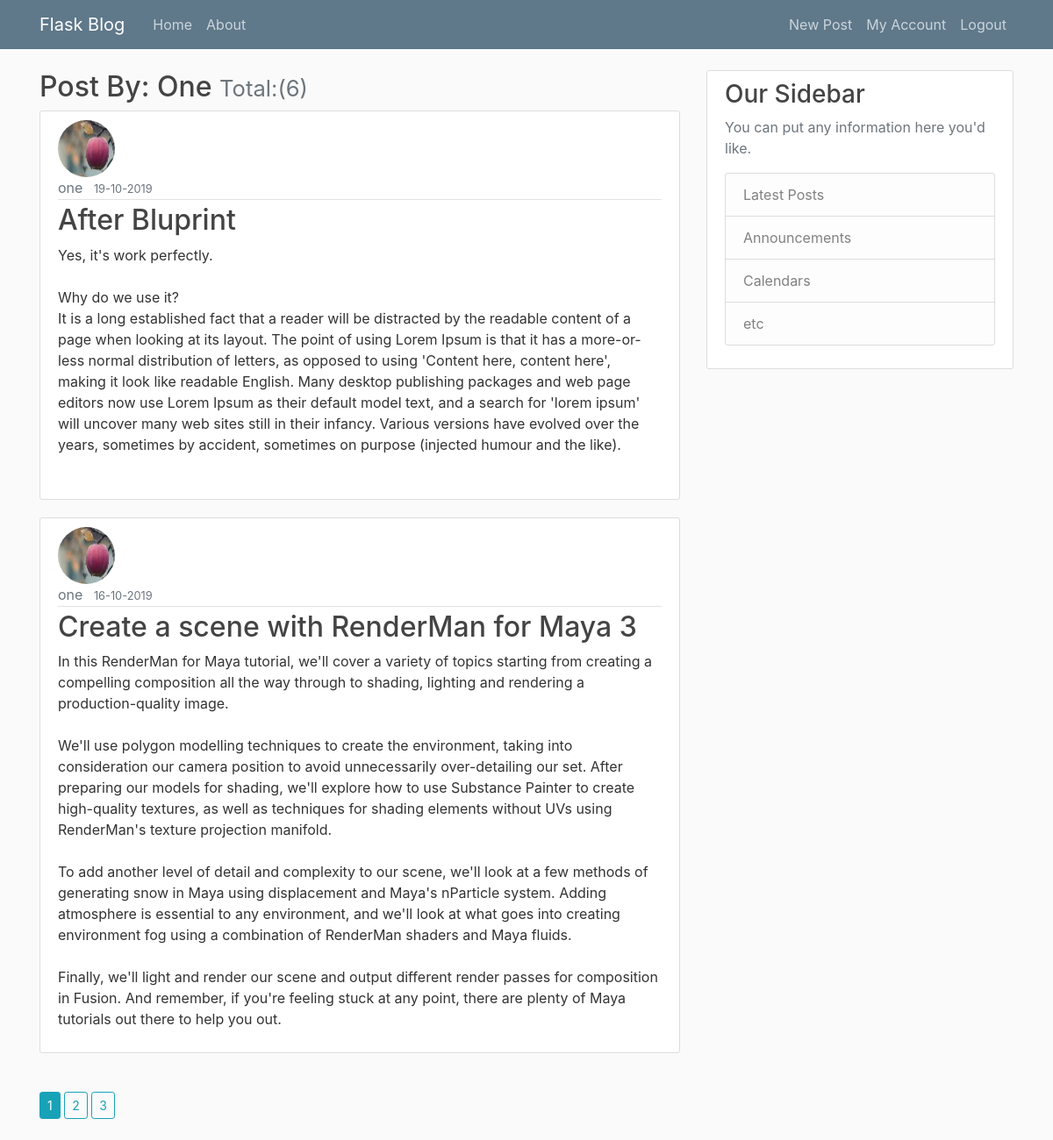
Page /user/one (signed in) on the committed database.
### flaskblog/modle.py (models this page shows, shortened)
class User(db.Model, UserMixin):
  id = db.Column(db.Integer, primary_key=True)
  username = db.Column(db.String(20), unique=True, nullable=False)
  email = db.Column(db.String(120), unique=True, nullable=False)
  password = db.Column(db.String(60), nullable=False)
  img_file = db.Column(db.String(20), nullable=False, default='default.jpg')
  posts = db.relationship('Post', backref='author', lazy=True)

class Post(db.Model):
  id = db.Column(db.Integer, primary_key=True)
  title = db.Column(db.String(100), nullable=False)
  content = db.Column(db.Text, nullable=False)
  post_date = db.Column(db.DateTime, nullable=False, default=datetime.utcnow)
  user_id = db.Column(db.Integer, db.ForeignKey('user.id'), nullable=False)

### flaskblog/users/route.py (the view)
@users_r.route('/user/<string:username>')
def user_posts(username):
  page = request.args.get('page', 1, type=int)
  user = User.query.filter_by(username=username).first_or_404()
  posts = Post.query.filter_by(author=user)\
         .order_by(Post.post_date.desc())\
         .paginate(page=page, per_page=2)
  return render_template('user_posts.html', user=user, posts=posts)

### flaskblog/modle.py (called while the page is built)
@login_manager.user_loader
def load_user(user_id):
  return User.query.get(int(user_id))

### flaskblog/templates/user_posts.html
{% extends 'layout.html' %}
{% block main_content %}
    <h2 class="display-5">
        Post By:
        {{ user.username.capitalize() }}
        <small class="text-muted">
            Total:({{ posts.total }})
        </small>
    </h2>
    {% for post in posts.items %}
        <article class="media content-section">
            <div class="media-body">
                <img alt="" class="rounded-circle article-img" src=" {{ url_for('static', filename='images/'+post.author.img_file) }} ">
                    <div class="article-metadata">
                        <a class="mr-2 text-muted">{{ post.author.username }}</a>
                        <small class="text-muted">{{ post.post_date.strftime('%d-%m-%Y') }}</small>
                    </div>
                    <h2>
                        <a class="article-title" href=" {{ url_for('posts.single_post', post_id=post.id, from_u_p_page=True) }} ">{{ post.title }}</a>
                    </h2>
                    <p class="article-content">{{ post.content }}</p>
                </div>
            </article>
        {% endfor %}
        <div class="paginate">
            {% for page_num in posts.iter_pages(left_edge=1, right_edge=1, left_current=1, right_current=2) %}
                {% if page_num %}
                    {% if  posts.page == page_num %}
                        <a class="btn btn-sm btn-info mb-4 mt-4" href="{{ url_for('users.user_posts', username=user.username, page=page_num) }}">
                            {{ page_num }}
                        </a>
                    {% else %}
                        <a class="btn btn-sm btn-outline-info mb-4 mt-4" href="{{ url_for('users.user_posts', username=user.username, page=page_num) }}">
                            {{ page_num }}
                        </a>
                    {% endif %}
                {% else %}
                    ooo
                {% endif %}
            {% endfor %}
        </div>
    {% endblock main_content %}

### flaskblog/static/main.css (style rules this page uses)
body { background: #fafafa; color: #333333; margin-top: 5rem; }
h1, h2, h3, h4, h5, h6 { color: #444444; }
.content-section { background: #ffffff; padding: 10px 20px; border: 1px solid #dddddd; border-radius: 3px; margin-bottom: 20px; }
.article-title { color: #444444; }
.article-content { white-space: pre-line; }
.article-img { height: 65px; width: 65px; margin-right: 16px; }
.article-metadata { padding-bottom: 1px; margin-bottom: 4px; border-bottom: 1px solid #e3e3e3 }

### rows in the picture
User: username "One"
Post: img_file (picture), author.username "one", post_date "19-10-2019", title "After Bluprint", content "Yes, it's work perfectly. Why do we use it? It is a long established fact that a reader will be distracted by the readable content of a page when looking at its layout. The point of using Lorem Ipsum is that it has a more-or-less normal distribution of letters, as opposed to using 'Content here, content here', making it look like readable English. Many desktop publishing packages and web page editors now use Lorem Ipsum as their default model text, and a search for 'lorem ipsum' will uncover many web sites still in their infancy. Various versions have evolved over the years, sometimes by accident, sometimes on purpose (injected humour and the like)."
Post: img_file (picture), author.username "one", post_date "16-10-2019", title "Create a scene with RenderMan for Maya 3", content "In this RenderMan for Maya tutorial, we'll cover a variety of topics starting from creating a compelling composition all the way through to shading, lighting and rendering a production-quality image. We'll use polygon modelling techniques to create the environment, taking into consideration our camera position to avoid unnecessarily over-detailing our set. After preparing our models for shading, we'll explore how to use Substance Painter to create high-quality textures, as well as techniques for shading elements without UVs using RenderMan's texture projection manifold. To add another level of detail and complexity to our scene, we'll look at a few methods of generating snow in Maya using…"

### other values in the picture
{{ posts.total }} "6"
{{ page_num }} "1"
{{ page_num }} "2" "3"
